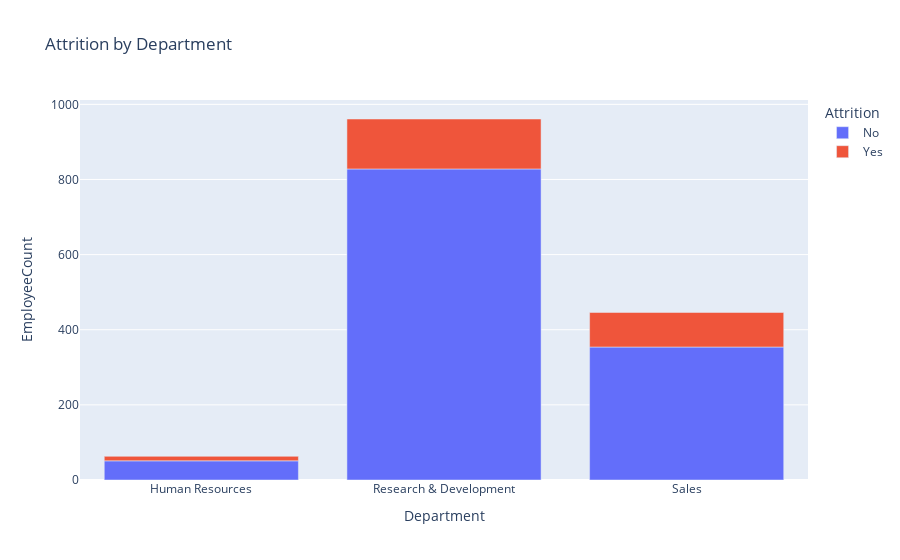

Notebook code cell kept with this figure:
### Code cell
fig = px.bar(Depat_df, x="Department", y="EmployeeCount", color="Attrition", title="Attrition by Department")
fig.show()

### Figure 1 — Plotly figure (JSON) as saved in the notebook; plotly's stock layout.template omitted (floating-point values rounded to 4 significant figures)
{"data": [{"alignmentgroup": "True", "hovertemplate": "Attrition=No<br>Department=%{x}<br>EmployeeCount=%{y}<extra></extra>", "legendgroup": "No", "marker": {"color": "#636efa"}, "name": "No", "offsetgroup": "No", "orientation": "v", "showlegend": true, "textposition": "auto", "type": "bar", "x": ["Human Resources", "Research & Development", "Sales"], "xaxis": "x", "y": [51, 828, 354], "yaxis": "y"}, {"alignmentgroup": "True", "hovertemplate": "Attrition=Yes<br>Department=%{x}<br>EmployeeCount=%{y}<extra></extra>", "legendgroup": "Yes", "marker": {"color": "#EF553B"}, "name": "Yes", "offsetgroup": "Yes", "orientation": "v", "showlegend": true, "textposition": "auto", "type": "bar", "x": ["Human Resources", "Research & Development", "Sales"], "xaxis": "x", "y": [12, 133, 92], "yaxis": "y"}], "layout": {"barmode": "relative", "legend": {"title": {"text": "Attrition"}, "tracegroupgap": 0}, "title": {"text": "Attrition by Department"}, "xaxis": {"anchor": "y", "domain": [0, 1], "title": {"text": "Department"}}, "yaxis": {"anchor": "x", "domain": [0, 1], "title": {"text": "EmployeeCount"}}}}
